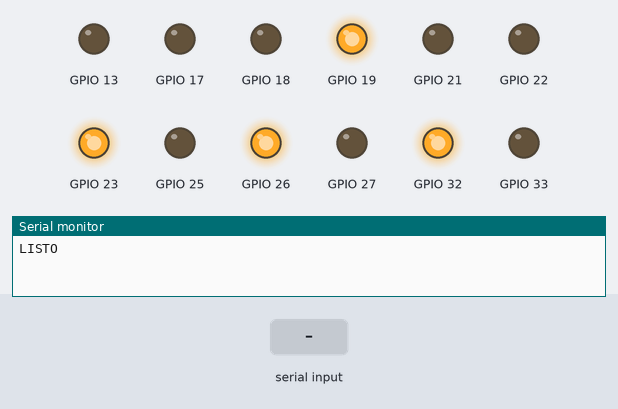
A sketch run on a simulated ESP32. On the bench: output pins drawn as LEDs (lit = HIGH), the last lines printed to the serial monitor. Dashed ring = blinking. The inputs (shaded band) are chosen by the test bench.

Above: at 1.7 s.
1.8 s: "LUZ \n" received over Serial
3.3 s: "1\n" received over Serial
At 5.9 s:
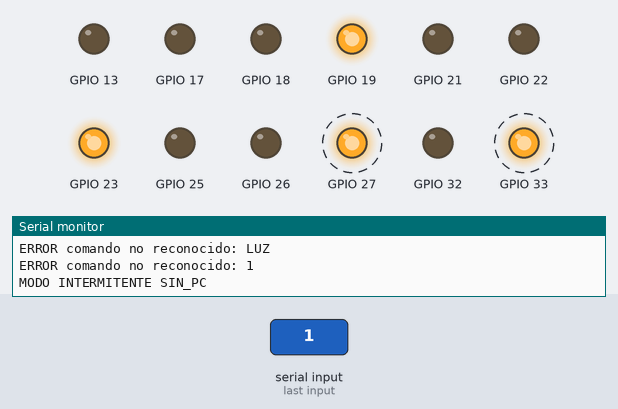
At 6.9 s:
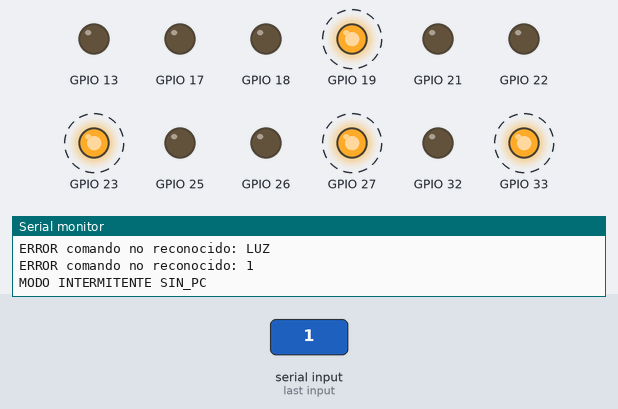
Timing chart, 0 to 12.3 s (numbered marks = the images above; inputs shaded):
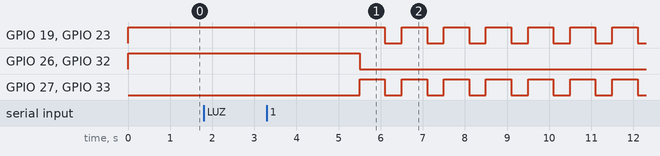

The sketch:

semaforo_obediente.ino
```cpp
// Paso 10.5a - ESP32 OBEDIENTE: Python decide todas las luces; el ESP32 solo las enciende.
// (Reemplaza el protocolo de 10.3/10.4, donde Python mandaba la duración del verde por adelantado:
//  el agente entrenado decide MANTENER/CAMBIAR cada 5 s, así que la duración no se conoce de antemano.)
//
// Quién decide qué:
//   Python (agente + SafetyGuard): cuándo cambiar, verde mínimo/máximo, amarillo, todo rojo.
//   ESP32: obedece, y solo tiene DOS FRENOS DE EMERGENCIA (no son decisiones de tráfico):
//     1. Monitor de conflictos: rechaza
//          - nombres de luz desconocidos (ERROR, no cambia nada)
//          - pasar de VERDE de un eje a cualquier cosa que no sea seguir en verde o su AMARILLO
//            (Manual 2004 cap. 7: nunca de verde a rojo sin amarillo) -> intermitente CONFLICTO (sin recuperación)
//        Dos verdes a la vez no se pueden ni pedir: cada mensaje es UNA luz del cruce completo.
//     2. Vigilancia (watchdog): si no llega ningún mensaje válido en TIEMPO_SIN_PC_MS
//        -> termina el verde con su amarillo (3 s) -> intermitente SIN_PC.
//        Se sale enviando "LUZ TODO_ROJO" (arranque seguro); luego Python sigue normalmente.
//   Intermitente (Manual 2024, 4.2.3): amarillo intermitente Cra 23 (principal), rojo intermitente Dg 15 (secundaria);
//   60 destellos/min con 0,6 s encendido (4.10: 50-60/min, encendido entre 1/2 y 2/3).
//
// Protocolo (una línea por mensaje):
//   PC -> ESP32   LUZ <NOMBRE>   NOMBRE = VERDE_CRA23 | AMARILLO_CRA23 | VERDE_DG15 | AMARILLO_DG15 | TODO_ROJO
//                 Python la envía CADA SEGUNDO aunque no cambie (así el ESP32 sabe que Python está vivo).
//   ESP32 -> PC   LISTO                         al arrancar (luces en TODO_ROJO)
//                 OK <t_ms> <NOMBRE>             cuando la luz cambia por orden de Python
//                 AUTO <t_ms> <NOMBRE>           cuando el ESP32 cambia la luz por un freno (amarillo de emergencia)
//                 MODO INTERMITENTE <motivo>     motivo = SIN_PC | CONFLICTO
//                 MODO NORMAL
//                 ERROR <texto>
// Placa: "ESP32 Dev Module". 115200 baudios.

struct Semaforo {
  int pinRojo;
  int pinAmarillo;
  int pinVerde;
};

Semaforo s1 = {32, 33, 25};  // Cra 23 sur
Semaforo s2 = {26, 27, 13};  // Cra 23 norte
Semaforo s3 = {23, 22, 21};  // Dg 15 oeste
Semaforo s4 = {19, 18, 17};  // Dg 15 este

enum Color { ROJO, AMARILLO, VERDE, APAGADO };

enum Luz { VERDE_CRA23, AMARILLO_CRA23, VERDE_DG15, AMARILLO_DG15, TODO_ROJO, NUM_LUCES };
const char* NOMBRE_LUZ[] = {"VERDE_CRA23", "AMARILLO_CRA23", "VERDE_DG15", "AMARILLO_DG15", "TODO_ROJO"};
const Color COLOR_CRA23[] = {VERDE, AMARILLO, ROJO, ROJO, ROJO};
const Color COLOR_DG15[]  = {ROJO, ROJO, VERDE, AMARILLO, ROJO};

// ---------- Frenos de emergencia ----------
const unsigned long TIEMPO_SIN_PC_MS = 5000;        // Python envía cada 1 s: 5 mensajes perdidos = PC caído
const unsigned long AMARILLO_EMERGENCIA_MS = 3000;  // amarillo antes de pasar a intermitente (= amarillo del cruce)
const unsigned long PERIODO_DESTELLO_MS = 1000;
const unsigned long ENCENDIDO_DESTELLO_MS = 600;

enum Modo { NORMAL, AMARILLO_HACIA_INTERMITENTE, INTERMITENTE };

Luz luzActual = TODO_ROJO;
unsigned long inicioLuzMs = 0;
unsigned long ultimoMensajeMs = 0;
Modo modo = NORMAL;
const char* motivoIntermitente = "";
bool intermitenteRecuperable = true;
unsigned long inicioIntermitenteMs = 0;
String bufferEntrada = "";

// ---------- LEDs ----------
void ponerColor(const Semaforo& s, Color color) {
  digitalWrite(s.pinRojo,     color == ROJO     ? HIGH : LOW);
  digitalWrite(s.pinAmarillo, color == AMARILLO ? HIGH : LOW);
  digitalWrite(s.pinVerde,    color == VERDE    ? HIGH : LOW);
}

void ponerEjes(Color colorCra23, Color colorDg15) {
  ponerColor(s1, colorCra23);
  ponerColor(s2, colorCra23);
  ponerColor(s3, colorDg15);
  ponerColor(s4, colorDg15);
}

void encender(Luz luz) {
  // Primero el rojo de quien pierde el paso, luego el paso.
  if (COLOR_CRA23[luz] == ROJO) { ponerColor(s1, ROJO); ponerColor(s2, ROJO); }
  if (COLOR_DG15[luz] == ROJO)  { ponerColor(s3, ROJO); ponerColor(s4, ROJO); }
  ponerEjes(COLOR_CRA23[luz], COLOR_DG15[luz]);
  luzActual = luz;
  inicioLuzMs = millis();
}

void avisar(const char* tipo, Luz luz) {
  Serial.print(tipo);
  Serial.print(" ");
  Serial.print(millis());
  Serial.print(" ");
  Serial.println(NOMBRE_LUZ[luz]);
}

// ---------- Frenos ----------
bool esVerde(Luz luz) { return luz == VERDE_CRA23 || luz == VERDE_DG15; }
Luz amarilloDe(Luz verde) { return verde == VERDE_CRA23 ? AMARILLO_CRA23 : AMARILLO_DG15; }

// Freno 1: desde un verde solo se puede seguir en ese verde o ir a su amarillo.
bool transicionPermitida(Luz desde, Luz hacia) {
  if (esVerde(desde)) return hacia == desde || hacia == amarilloDe(desde);
  return true;
}

// Lleva el cruce a intermitente de forma segura: si hay un verde, primero su amarillo.
void iniciarFailsafe(const char* motivo, bool recuperable) {
  motivoIntermitente = motivo;
  intermitenteRecuperable = recuperable;
  if (esVerde(luzActual)) {
    encender(amarilloDe(luzActual));
    avisar("AUTO", luzActual);
    modo = AMARILLO_HACIA_INTERMITENTE;
  } else if (luzActual == AMARILLO_CRA23 || luzActual == AMARILLO_DG15) {
    modo = AMARILLO_HACIA_INTERMITENTE;   // se deja terminar el amarillo que ya estaba
  } else {
    entrarIntermitente();
  }
}

void entrarIntermitente() {
  modo = INTERMITENTE;
  inicioIntermitenteMs = millis();
  Serial.print("MODO INTERMITENTE ");
  Serial.println(motivoIntermitente);
}

void actualizarDestello() {
  unsigned long transcurridoMs = (millis() - inicioIntermitenteMs) % PERIODO_DESTELLO_MS;
  bool encendido = transcurridoMs < ENCENDIDO_DESTELLO_MS;
  ponerEjes(encendido ? AMARILLO : APAGADO, encendido ? ROJO : APAGADO);
}

// ---------- Comandos ----------
void procesarComando(String linea) {
  linea.trim();
  if (linea.length() == 0) return;
  if (!linea.startsWith("LUZ ")) {
    Serial.print("ERROR comando no reconocido: ");
    Serial.println(linea);
    return;
  }
  String nombre = linea.substring(4);
  int luzPedida = -1;
  for (int i = 0; i < NUM_LUCES; i++) {
    if (nombre == NOMBRE_LUZ[i]) luzPedida = i;
  }
  if (luzPedida < 0) {
    Serial.print("ERROR luz desconocida: ");
    Serial.println(nombre);
    return;
  }
  Luz luz = (Luz)luzPedida;

  if (modo == INTERMITENTE) {
    if (!intermitenteRecuperable) {
      Serial.println("ERROR intermitente por CONFLICTO: reinicie el ESP32");
      return;
    }
    if (luz != TODO_ROJO) {
      Serial.println("ERROR para salir de intermitente envie LUZ TODO_ROJO");
      return;
    }
    modo = NORMAL;
    ultimoMensajeMs = millis();
    Serial.println("MODO NORMAL");
    encender(TODO_ROJO);
    avisar("OK", TODO_ROJO);
    return;
  }
  if (modo == AMARILLO_HACIA_INTERMITENTE) {
    return;   // ya se está saliendo a intermitente; se ignora hasta terminar
  }

  ultimoMensajeMs = millis();   // mensaje válido: Python está vivo
  if (luz == luzActual) return; // latido: misma luz, nada que hacer

  if (!transicionPermitida(luzActual, luz)) {
    Serial.print("ERROR transicion prohibida ");
    Serial.print(NOMBRE_LUZ[luzActual]);
    Serial.print(" -> ");
    Serial.println(NOMBRE_LUZ[luz]);
    iniciarFailsafe("CONFLICTO", false);
    return;
  }
  encender(luz);
  avisar("OK", luz);
}

void leerSerie() {
  while (Serial.available() > 0) {
    char c = Serial.read();
    if (c == '\n') {
      procesarComando(bufferEntrada);
      bufferEntrada = "";
    } else if (bufferEntrada.length() < 60) {
      bufferEntrada += c;
    }
  }
}

void configurarPines(const Semaforo& s) {
  pinMode(s.pinRojo, OUTPUT);
  pinMode(s.pinAmarillo, OUTPUT);
  pinMode(s.pinVerde, OUTPUT);
}

void setup() {
  Serial.begin(115200);
  configurarPines(s1);
  configurarPines(s2);
  configurarPines(s3);
  configurarPines(s4);
  encender(TODO_ROJO);
  delay(500);
  Serial.println();
  Serial.println("LISTO");
  ultimoMensajeMs = millis();
}

void loop() {
  leerSerie();
  if (modo == NORMAL && millis() - ultimoMensajeMs >= TIEMPO_SIN_PC_MS) {
    iniciarFailsafe("SIN_PC", true);
  }
  if (modo == AMARILLO_HACIA_INTERMITENTE && millis() - inicioLuzMs >= AMARILLO_EMERGENCIA_MS) {
    entrarIntermitente();
  }
  if (modo == INTERMITENTE) {
    actualizarDestello();
  }
}
```

Measured:
- by itself, GPIO 19, GPIO 23, GPIO 27, GPIO 33: alternates HIGH for 0.60 s and LOW for 0.40 s
